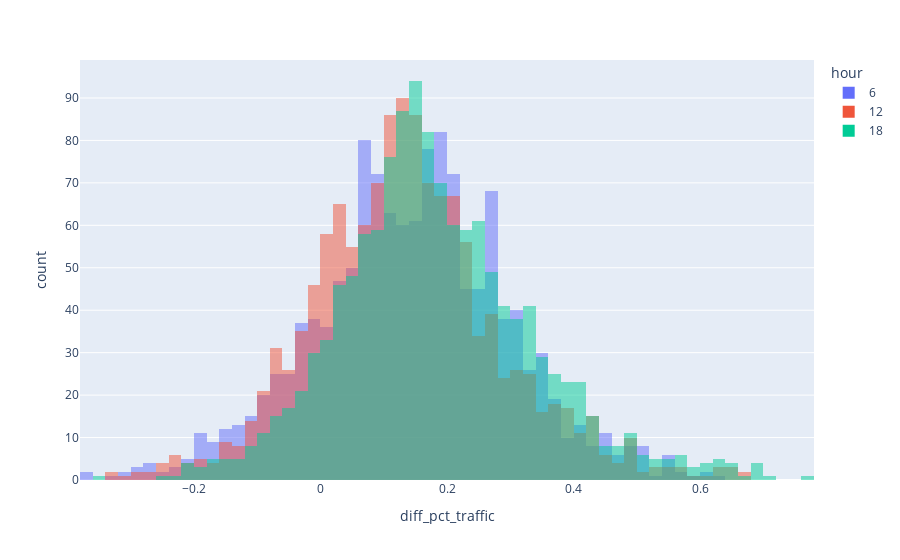

The notebook cell saved with this chart:
### Markdown cell above
### Histograma (tráfego)

### Code cell
px.histogram(df_dist, x='diff_pct_traffic', color='hour', barmode='overlay', opacity=.5)

### Figure 1 — Plotly figure (JSON) as saved in the notebook; plotly's stock layout.template omitted (floating-point values rounded to 4 significant figures; data arrays with more than 128 entries replaced by an {"elided": "..."} marker saying what was removed)
{"data": [{"alignmentgroup": "True", "bingroup": "x", "hovertemplate": "hour=6<br>diff_pct_traffic=%{x}<br>count=%{y}<extra></extra>", "legendgroup": "6", "marker": {"color": "#636efa", "opacity": 0.5, "pattern": {"shape": ""}}, "name": "6", "offsetgroup": "6", "orientation": "v", "showlegend": true, "type": "histogram", "x": {"elided": "1316 float values"}, "xaxis": "x", "yaxis": "y"}, {"alignmentgroup": "True", "bingroup": "x", "hovertemplate": "hour=12<br>diff_pct_traffic=%{x}<br>count=%{y}<extra></extra>", "legendgroup": "12", "marker": {"color": "#EF553B", "opacity": 0.5, "pattern": {"shape": ""}}, "name": "12", "offsetgroup": "12", "orientation": "v", "showlegend": true, "type": "histogram", "x": {"elided": "1316 float values"}, "xaxis": "x", "yaxis": "y"}, {"alignmentgroup": "True", "bingroup": "x", "hovertemplate": "hour=18<br>diff_pct_traffic=%{x}<br>count=%{y}<extra></extra>", "legendgroup": "18", "marker": {"color": "#00cc96", "opacity": 0.5, "pattern": {"shape": ""}}, "name": "18", "offsetgroup": "18", "orientation": "v", "showlegend": true, "type": "histogram", "x": {"elided": "1316 float values"}, "xaxis": "x", "yaxis": "y"}], "layout": {"barmode": "overlay", "legend": {"title": {"text": "hour"}, "tracegroupgap": 0}, "margin": {"t": 60}, "xaxis": {"anchor": "y", "domain": [0, 1], "title": {"text": "diff_pct_traffic"}}, "yaxis": {"anchor": "x", "domain": [0, 1], "title": {"text": "count"}}}}
